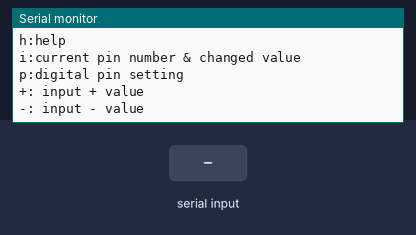
Bench run of a sketch on a simulated Arduino Uno, built with avr-gcc and run on an emulated ATmega328P. Parts: the last lines printed to the serial monitor. Inputs (shaded band) come from the test bench.

Above: at 1.3 s.
1.4 s: "i90\n" received over Serial
At 2.6 s:
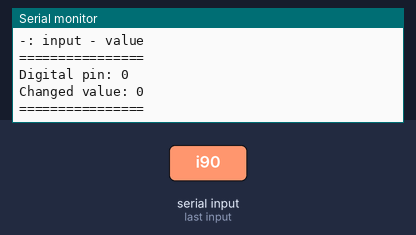
2.9 s: "p90\n" received over Serial
At 3.3 s:
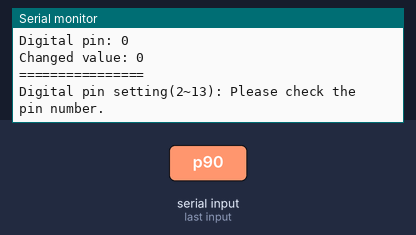
4.4 s: "p" received over Serial
At 6.4 s:
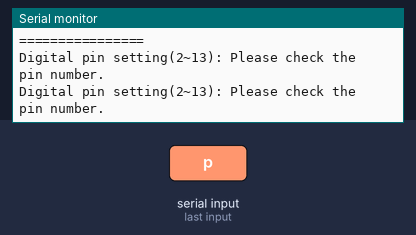

Measured:
- after the input at 1.4 s, the serial monitor: prints a new line at once (image 1)
- after the input at 2.9 s, the serial monitor: prints a new line at once (image 2)
- after the input at 4.4 s, the serial monitor: prints a new line at once (image 3)

The sketch:

servo_calibration.ino
```cpp
#include <Servo.h>

Servo servo;
int d_pin;
int cali_count;
char command;

void setup() {
  Serial.begin(9600);
  cali_count = 0;
  command = 0;
  d_pin = 0;

  Serial.println("This program calibrates the servo motor.\nYou must set the pin number(e.g: p 3).");
  Serial.println("How to change data e.g: + 3  or  - 2 etc..");
  printCommandList();
}

void loop() {
  servo.write(90 + cali_count);
  if (Serial.available()) {
    command = Serial.read();
    switch (command) {
      case 'h':
        printCommandList();
      break;
      case 'i':
        printInfo();
      break;
      case 'p':
        setDigitalPin();
      break;
      case '+':
      case '-':
        calibration(command);
        delay(20);
      break;
    }
  }
}

void printCommandList() {
  Serial.println("h:help\ni:current pin number & changed value\np:digital pin setting\n+: input + value\n-: input - value");
}

void printInfo() {
  Serial.println("================");
  Serial.print("Digital pin: ");
  Serial.println(d_pin);
  Serial.print("Changed value: ");
  Serial.println(cali_count );
  Serial.println("================");
}

void setDigitalPin() {
  Serial.print("Digital pin setting(2~13): ");
  int temp_pin = Serial.parseInt();
  if ( temp_pin >= 2 && temp_pin <= 13) {
    d_pin = temp_pin;
    servo.attach(d_pin);
    Serial.print("The digital pin has been modified.");
    Serial.println(d_pin);
    cali_count = 0;
  } else {
    Serial.println("Please check the pin number.");
  }
}

void calibration(char op) {
  if (d_pin >= 2 && d_pin <= 13) {
    int temp_value = Serial.parseInt();
    switch(op) {
      case '+':
      cali_count += temp_value;
        if (90+cali_count < 180)
          cali_count++;
      break;
      case '-':
      cali_count -= temp_value;
        if (90+cali_count > 0)
           cali_count--;
      break;
    }
  }
}
```
